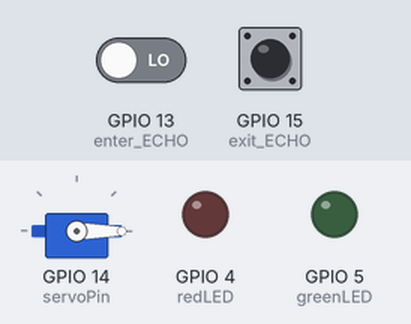
Bench run of a sketch on a simulated ESP8266 (NodeMCU). Shown: servo, output pins drawn as LEDs (lit = HIGH). The inputs (shaded band) are chosen by the test bench; at power-on: GPIO 15 (exit_ECHO) LOW, GPIO 13 (enter_ECHO) LOW. WiFi joins after 1.5 s; servers stay silent unless stated; pins used as bus, display or sensor lines are not drawn; what the sketch prints to the serial monitor is not drawn.

Above: at 0.0 s.
At 4.7 s:
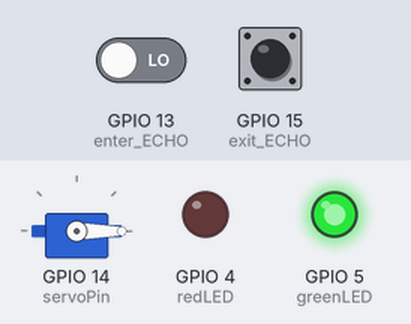
4.8 s: GPIO 15 (exit_ECHO) pulsed HIGH 5 times (0.12 s each, 0.3 s apart)
At 6.8 s:
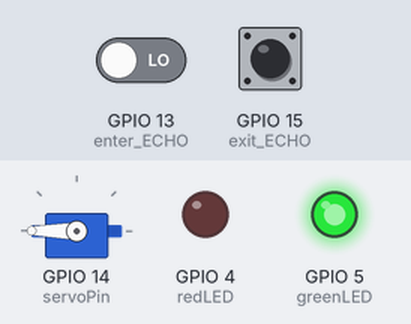
Timing chart, 0 to 12.3 s (numbered marks = the images above; inputs shaded):
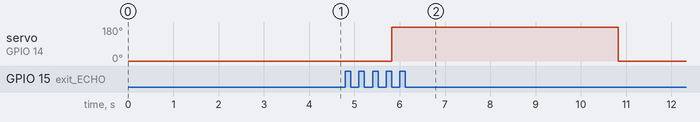

Measured:
- after the input at 4.8 s, servo on GPIO 14 (servoPin): 0° → 180° after 1.0 s, → 0° 5.0 s later

The sketch:

project_wsn.ino
```cpp
#include <ESP8266WiFi.h>
#include <Servo.h>

#define MAX_COUNT 3

int count = 0;
int flag=1;

const char* ssid = "Coco";      // Your WiFi SSID
const char* password = "NomNomNoo";  // Your WiFi password

Servo servo;
int servoPin = 14;  // GPIO pin for the servo (D5)

int enter_TRIG = 16;  // GPIO pin for entrance ultrasonic sensor trigger (D0)
int enter_ECHO = 13;  // GPIO pin for entrance ultrasonic sensor echo (D7)
int exit_TRIG = 2;    // GPIO pin for exit ultrasonic sensor trigger (D4)
int exit_ECHO = 15;   // GPIO pin for exit ultrasonic sensor echo (D8)

int redLED = 4;  // GPIO pin for red LED (D2)
int greenLED = 5;  // GPIO pin for green LED (D1)
WiFiServer server(80);

void setup() {
  Serial.begin(1200);  // Start serial communication at 1200 baud rate
  servo.attach(servoPin);
  moveServo(0);
  pinMode(enter_TRIG, OUTPUT);
  pinMode(enter_ECHO, INPUT);
  pinMode(exit_TRIG, OUTPUT);
  pinMode(exit_ECHO, INPUT);

  pinMode(redLED, OUTPUT);
  pinMode(greenLED, OUTPUT);
  digitalWrite(redLED, LOW);
  digitalWrite(greenLED, HIGH);

  // Connect to Wi-Fi
  WiFi.begin(ssid, password);
  while (WiFi.status() != WL_CONNECTED) {
    delay(250);
    Serial.print(".");
  }
  Serial.println("\nWiFi connected");
  server.begin();
  Serial.println("Server started at IP: " + WiFi.localIP().toString());
}

void loop() {
  WiFiClient client = server.available();
  if (client) {
    handleClient(client);
  }

  checkParking();
  // delay(1);
}

void checkParking() {
  int entranceDistance = 20;
  if(getDistance(enter_TRIG, enter_ECHO)<20) entranceDistance=getDistance(enter_TRIG, enter_ECHO);
  int exitDistance = 20;
  if(getDistance(exit_TRIG, exit_ECHO)<20) exitDistance=getDistance(exit_TRIG, exit_ECHO);

  Serial.print("Entrance Distance: ");
  Serial.println(entranceDistance);
  Serial.print("Exit Distance: ");
  Serial.println(exitDistance);

  if (entranceDistance < exitDistance) {
    manageEntry();
    delay(3000);
  } else if(entranceDistance > exitDistance) {
    manageExit();
    delay(3000);
  }
  else{
    Serial.println("No Entry exit detected.");
    delay(3000);
  }
}

int getDistance(int trigPin, int echoPin) {
  digitalWrite(trigPin, LOW);
  delayMicroseconds(3000);
  digitalWrite(trigPin, HIGH);
  delayMicroseconds(3000);
  digitalWrite(trigPin, LOW);
  return pulseIn(echoPin, HIGH) / 58;  // Convert to centimeters
}

void manageEntry() {
    flag=0;
  if (count < MAX_COUNT) {
    count++;
    Serial.print("Occupied slots = ");
    Serial.println(count);
    moveServo(180);  // Open barrier
    digitalWrite(greenLED, HIGH);
    digitalWrite(redLED, LOW);
    if(count==MAX_COUNT){
    Serial.print("Entry is ");
    Serial.println(count);
    digitalWrite(redLED, HIGH);
    digitalWrite(greenLED, LOW);
    Serial.println("Parking Full");
    }
  }
  else if(count==MAX_COUNT){
    Serial.print("Entry is ");
    Serial.println(count);
    digitalWrite(redLED, HIGH);
    digitalWrite(greenLED, LOW);
    Serial.println("Parking Full: Ghar jao, Bye Bye :)");
  }
  delay(3000);
  moveServo(0);  // Open barrier

}

void manageExit() {
  if (count > 0) {
    count--;
    flag=0;
    Serial.print("Occupied slots = ");
    Serial.println(count);
    // moveServo(0);  // Close barrier

    digitalWrite(greenLED, HIGH);
    digitalWrite(redLED, LOW);

    moveServo(180);  // Open barrier
  } else if(count<0 || (count==0 && flag==0)){
    Serial.println("Occupied none: Ghost exit detected");
  }
  delay(3000);
  moveServo(0);  // Open barrier
}

void moveServo(int angle) {
  servo.write(angle);
  delay(2000);  // Wait for the servo to move (milisec)
}


void handleClient(WiFiClient& client) {
  String responseHTML = "<!DOCTYPE html><html><head><title>Parking Status</title></head><body>";

  responseHTML += "<h1>Parking Status</h1>";
  responseHTML += "<p>Available Slots: " + String(MAX_COUNT - count) + "</p>";
  responseHTML += "<p>Occupied Slots: " + String(count) + "</p>";
    // Add JavaScript for auto-refresh
  responseHTML += "<script>setTimeout(function(){location.reload()}, 5000);</script>";
  responseHTML += "</body></html>";

  // Send HTTP response
  client.println("HTTP/1.1 200 OK");
  client.println("Content-Type: text/html");
  client.println("Connection: close");
  client.println();
  client.println(responseHTML);

  // Give some time to send the data
  delay(1);
}
```
